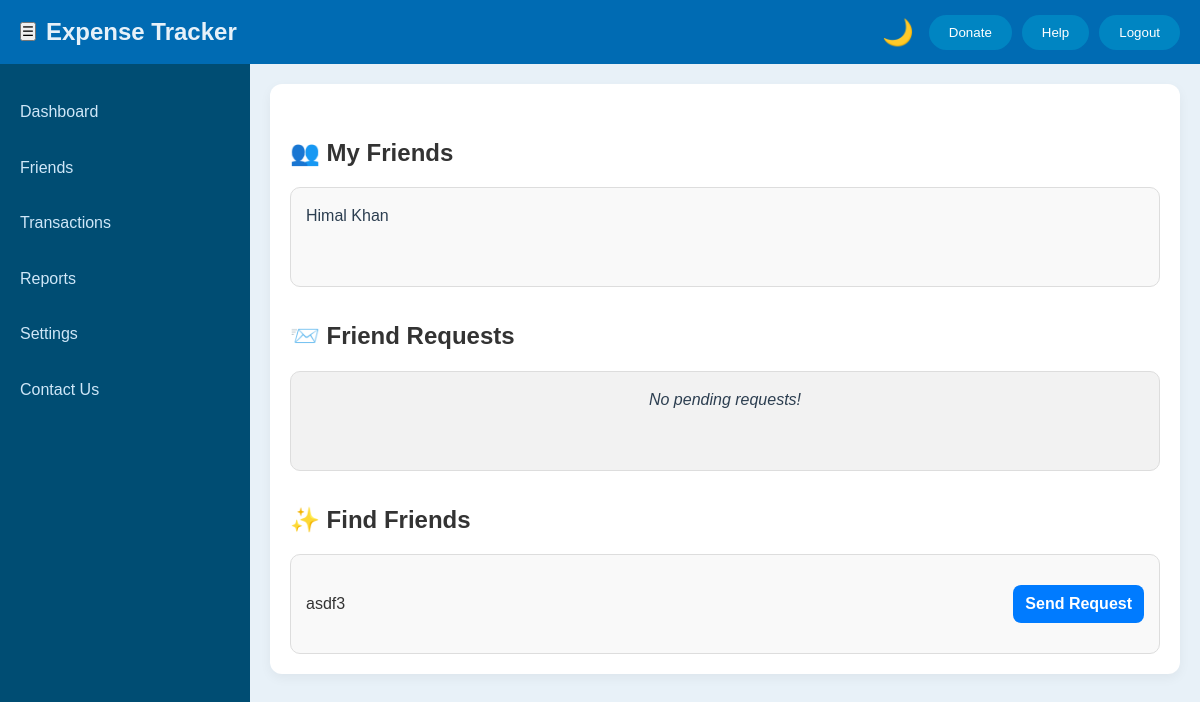
Page /friends/ (signed in) on the earlier database version.
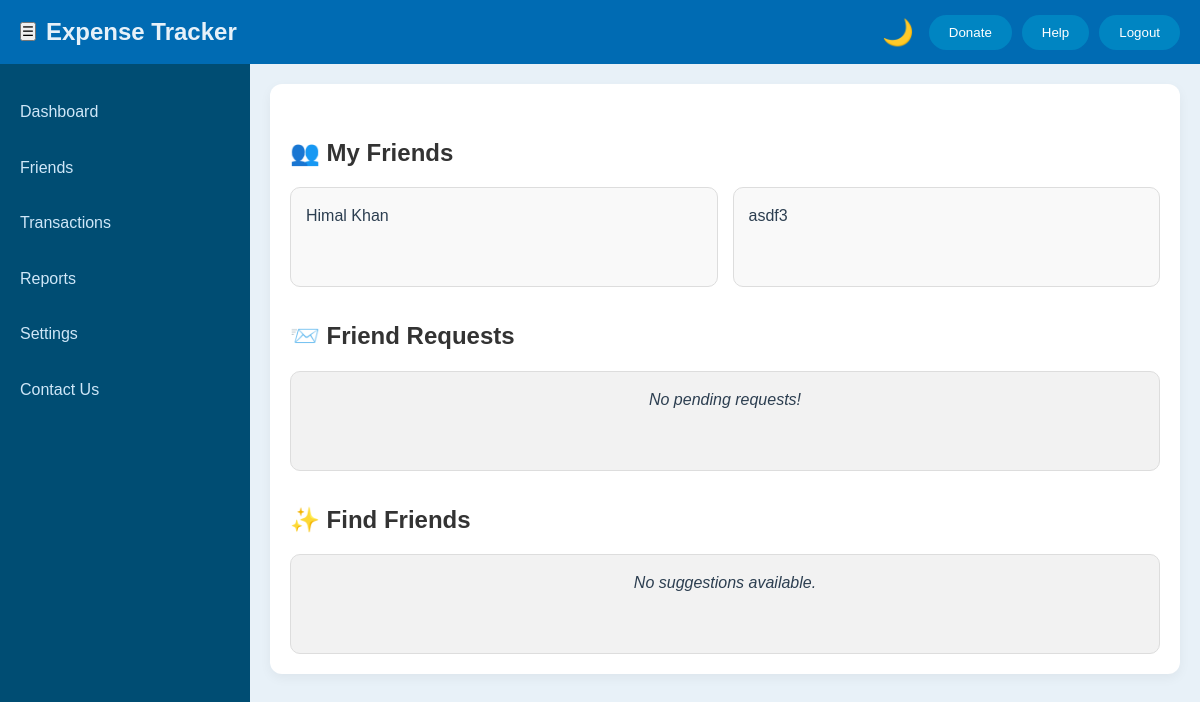
Same page on the later database version.
### mainapp/models.py (models this page shows)
class User(AbstractBaseUser, PermissionsMixin):
    name = models.CharField(max_length=255)
    email = models.EmailField(unique=True)
    username = models.CharField(max_length=100, unique=True)
    number = models.CharField(max_length=15)
    created_at = models.DateTimeField(auto_now_add=True)
    updated_at = models.DateTimeField(auto_now=True)
    is_admin = models.BooleanField(default=False)
    is_active = models.BooleanField(default=True)
    is_staff = models.BooleanField(default=False)
    objects = UserManager()
    USERNAME_FIELD = 'email'
    REQUIRED_FIELDS = ['username', 'name', 'number']

### friendship/views.py (the view)
# urls.py: path('', views.friends_page, name='friends_page'),
@login_required
def friends_page(request):
    user = request.user
    my_friends_qs = Friendship.objects.filter(user1=user) | Friendship.objects.filter(user2=user)
    my_friends = [f.user2 if f.user1 == user else f.user1 for f in my_friends_qs]
    friend_requests = FriendRequest.objects.filter(to_user=user, is_active=True, is_rejected=False)
    friend_ids = [f.id for f in my_friends]
    sent_request_ids = FriendRequest.objects.filter(from_user=user, is_active=True).values_list('to_user_id', flat=True)
    received_request_ids = FriendRequest.objects.filter(to_user=user, is_active=True).values_list('from_user_id', flat=True)
    exclude_ids = set(friend_ids) | set(sent_request_ids) | set(received_request_ids) | {user.id}
    suggestions = User.objects.exclude(id__in=exclude_ids)
    return render(request, 'friends/friends.html', {
        'my_friends': my_friends,
        'friend_requests': friend_requests,
        'suggestions': suggestions,
    })

### templates/FRIENDS/friends.html (shortened to what this page needs)
{% load static %}
<!DOCTYPE html>
<html lang="en">
<head>
    <link rel="stylesheet" href="{% static 'css/DASHBOARD/dashboard.css' %}">
    <link rel="stylesheet" href="{% static 'css/FRIENDS/friends.css' %}">
    <link rel="stylesheet" href="{% static 'css/DASHBOARD/theme.css' %}">
</head>
<body class="friends-page">
    <div class="container">
        <nav class="navbar">
            <div class="navbar-left">
                <button class="sidebar-button" id="toggleSidebar">☰</button>
                <span class="site-title">Expense Tracker</span>
            </div>
            <div class="navbar-right">
                <span id="themeToggle" onclick="toggleTheme()">🌙</span>
                <button class="donate-btn" id="donateButton">Donate</button>
                <button class="help-btn" id="helpButton">Help</button>
                <button class="logout-btn" id="logoutButton">Logout</button>
            </div>
        </nav>
        <div class="content-area">
            <aside class="sidebar" id="sidebar">
                <ul class="sidebar-menu">
                    <li><a href="{% url 'dashboard' %}">Dashboard</a></li>
                    <li><a href="{% url 'friends_page' %}">Friends</a>
                    <li><a href="#">Transactions</a></li>
                    <li><a href="#">Reports</a></li>
                    <li><a href="{% url 'setting' %}">Settings</a></li>
                    <li><a href="{% url 'contact' %}">Contact Us</a></li>
                </ul>
            </aside>
            <main class="main-content">
                <div class="friends-container">
                    <h2>👥 My Friends</h2>
                    <div class="friend-grid">
                        {% for f in my_friends %}
                        <div class="friend-box">
                            <p>{{ f.username }}</p>
                        </div>
                        {% empty %}
                        <div class="friend-box empty">You have no friends yet 😢</div>
                        {% endfor %}
                    </div>
                    <h2>📨 Friend Requests</h2>
                    <div class="friend-grid">
                        {% for fr in friend_requests %}
                        <div class="friend-box row">
                            <p class="friend-name">{{ fr.from_user.username }}</p>
                            <div class="btn-group">
                                <a href="{% url 'confirm_friend_request' fr.id %}" class="btn accept">Accept</a>
                                <a href="{% url 'reject_friend_request' fr.id %}" class="btn decline">Decline</a>
                            </div>
                        </div>
                        {% empty %}
                        <div class="friend-box empty">No pending requests!</div>
                        {% endfor %}
                    </div>
                    <h2>✨ Find Friends</h2>
                    <div class="friend-grid">
                        {% for s in suggestions %}
                        <div class="friend-box row">
                            <p class="friend-name">{{ s.username }}</p>
                            <a href="{% url 'send_friend_request' s.id %}" class="btn send">Send Request</a>
                        </div>
                        {% empty %}
                        <div class="friend-box empty">No suggestions available.</div>
                        {% endfor %}
                    </div>
                </div>
            </main>
</body>
</html>

Differences in the rows shown:
changed User "asdf3": moves from the list under "✨ Find Friends" to the list under "👥 My Friends"
Other differences:
text now shown: "No suggestions available."
